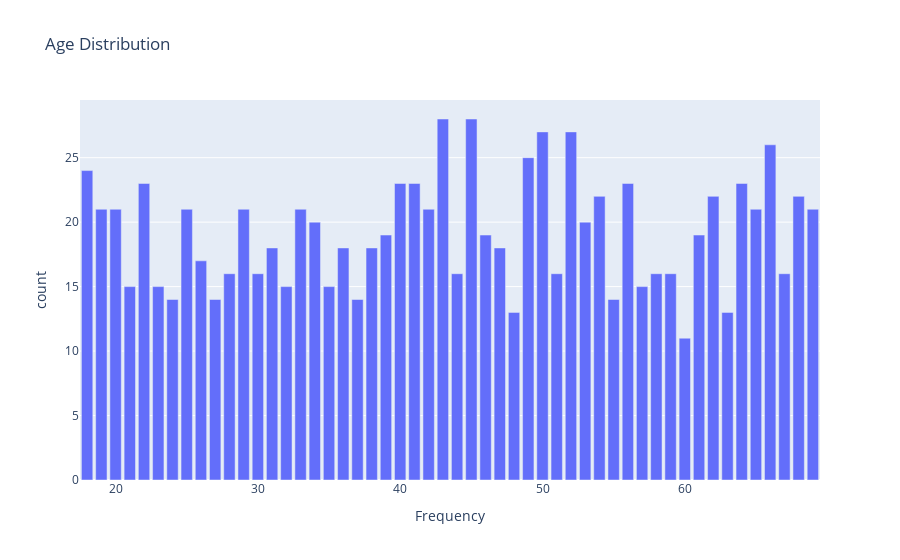
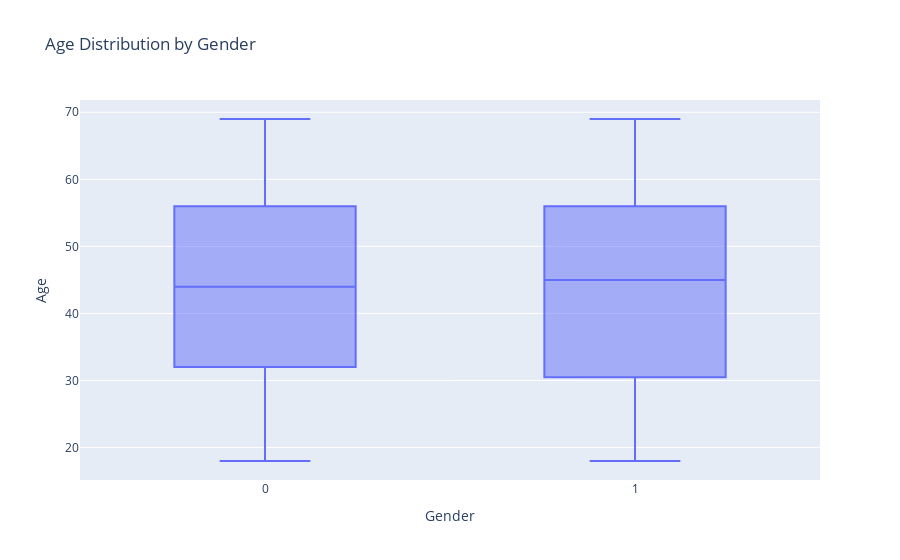
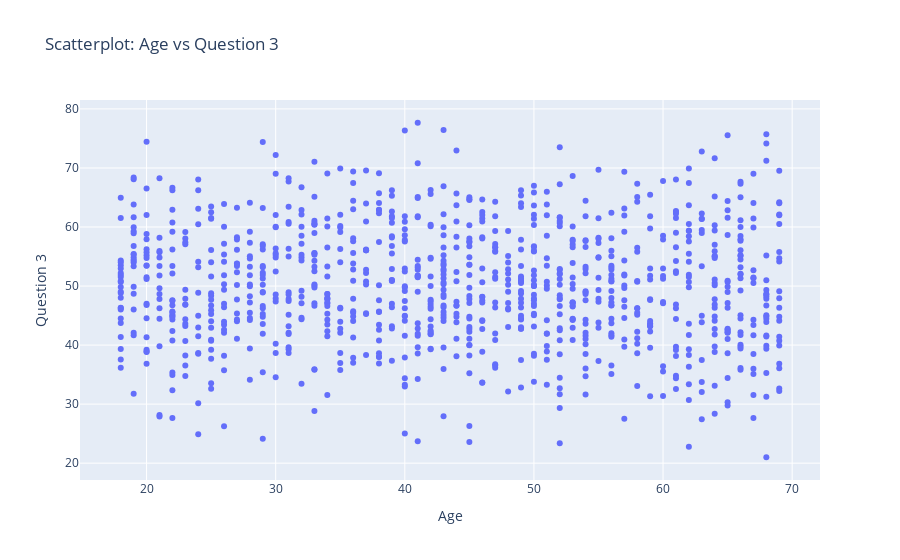

These figures' notebook cell, in order:
### Code cell
import pandas as pd
import numpy as np
import seaborn as sns
import matplotlib.pyplot as plt
from scipy import stats
import plotly.express as px

# Načtení dat
data = pd.read_csv('../data/survey_data.csv')

# 2) Explorační analýza dat
# Prozkoumání vztahů mezi proměnnými a demografickými faktory pomocí Seaborn

# Histogram věku
# fig = px.histogram(data, x='Age', nbins=20, title='Age Distribution', labels={'Age': 'Age', 'count': 'Frequency'})
# fig.show()
bar_data = data['Age'].value_counts().reset_index()
fig = px.bar(bar_data, x='Age', y='count', title='Age Distribution', labels={'index': 'Age', 'Age': 'Frequency'})
fig.show()

# Boxplot věku podle pohlaví
fig = px.box(data, x='Gender', y='Age', title='Age Distribution by Gender', labels={'Gender': 'Gender', 'Age': 'Age'})
fig.show()

# Scatterplot mezi věkem a odpovědí na otázku 3
fig = px.scatter(data, x='Age', y='Question3', title='Scatterplot: Age vs Question 3', labels={'Age': 'Age', 'Question3': 'Question 3'})
fig.show()

# 3) Formulace statistických hypotéz
# Hypotéza: Existuje rozdíl ve skóre otázky 1 mezi různými vzděláními.

# 4) Testování statistických hypotéz
# Analýza rozptylu (ANOVA)
anova_result = stats.f_oneway(data[data['Education'] == 'Primary']['Question1'],
                               data[data['Education'] == 'Secondary']['Question1'],
                               data[data['Education'] == 'Tertiary']['Question1'])
print("ANOVA results for Question 1 by Education:")
print(anova_result)

# Neparametrický Kruskal-Wallis test pro srovnání vzdělání a otázky 1
kruskal_result = stats.kruskal(data[data['Education'] == 'Primary']['Question1'],
                                data[data['Education'] == 'Secondary']['Question1'],
                                data[data['Education'] == 'Tertiary']['Question1'])
print("Kruskal-Wallis results for Question 1 by Education:")
print(kruskal_result)

# Interval spolehlivosti pro průměr věku
age_mean_ci = stats.t.interval(0.95, len(data['Age']) - 1, loc=np.mean(data['Age']), scale=stats.sem(data['Age']))
print("Confidence Interval for Age Mean:")
print(age_mean_ci)

# 5) Komentovaný report
# V tomto bodě bychom vytvořili report obsahující výsledky a interpretace z kroků 2, 4 a 5.

### Figure 1 — Plotly figure (JSON) as saved in the notebook; plotly's stock layout.template omitted (floating-point values rounded to 4 significant figures)
{"data": [{"alignmentgroup": "True", "hovertemplate": "Frequency=%{x}<br>count=%{y}<extra></extra>", "legendgroup": "", "marker": {"color": "#636efa", "pattern": {"shape": ""}}, "name": "", "offsetgroup": "", "orientation": "v", "showlegend": false, "textposition": "auto", "type": "bar", "x": [43, 45, 50, 52, 66, 49, 18, 64, 41, 56, 40, 22, 54, 68, 62, 65, 69, 42, 29, 33, 19, 20, 25, 34, 53, 61, 39, 46, 38, 47, 36, 31, 26, 58, 51, 30, 28, 67, 59, 44, 21, 57, 23, 32, 35, 55, 27, 37, 24, 48, 63, 60], "xaxis": "x", "y": [28, 28, 27, 27, 26, 25, 24, 23, 23, 23, 23, 23, 22, 22, 22, 21, 21, 21, 21, 21, 21, 21, 21, 20, 20, 19, 19, 19, 18, 18, 18, 18, 17, 16, 16, 16, 16, 16, 16, 16, 15, 15, 15, 15, 15, 14, 14, 14, 14, 13, 13, 11], "yaxis": "y"}], "layout": {"barmode": "relative", "legend": {"tracegroupgap": 0}, "title": {"text": "Age Distribution"}, "xaxis": {"anchor": "y", "domain": [0, 1], "title": {"text": "Frequency"}}, "yaxis": {"anchor": "x", "domain": [0, 1], "title": {"text": "count"}}}}

### Figure 2 — Plotly figure (JSON) as saved in the notebook; plotly's stock layout.template omitted (floating-point values rounded to 4 significant figures; data arrays with more than 128 entries replaced by an {"elided": "..."} marker saying what was removed)
{"data": [{"alignmentgroup": "True", "hovertemplate": "Gender=%{x}<br>Age=%{y}<extra></extra>", "legendgroup": "", "marker": {"color": "#636efa"}, "name": "", "notched": false, "offsetgroup": "", "orientation": "v", "showlegend": false, "type": "box", "x": {"elided": "1000 int values"}, "x0": " ", "xaxis": "x", "y": {"elided": "1000 int values"}, "y0": " ", "yaxis": "y"}], "layout": {"boxmode": "group", "legend": {"tracegroupgap": 0}, "title": {"text": "Age Distribution by Gender"}, "xaxis": {"anchor": "y", "domain": [0, 1], "title": {"text": "Gender"}}, "yaxis": {"anchor": "x", "domain": [0, 1], "title": {"text": "Age"}}}}

### Figure 3 — Plotly figure (JSON) as saved in the notebook; plotly's stock layout.template omitted (floating-point values rounded to 4 significant figures; data arrays with more than 128 entries replaced by an {"elided": "..."} marker saying what was removed)
{"data": [{"hovertemplate": "Age=%{x}<br>Question 3=%{y}<extra></extra>", "legendgroup": "", "marker": {"color": "#636efa", "symbol": "circle"}, "mode": "markers", "name": "", "orientation": "v", "showlegend": false, "type": "scatter", "x": {"elided": "1000 int values"}, "xaxis": "x", "y": {"elided": "1000 float values"}, "yaxis": "y"}], "layout": {"legend": {"tracegroupgap": 0}, "title": {"text": "Scatterplot: Age vs Question 3"}, "xaxis": {"anchor": "y", "domain": [0, 1], "title": {"text": "Age"}}, "yaxis": {"anchor": "x", "domain": [0, 1], "title": {"text": "Question 3"}}}}
